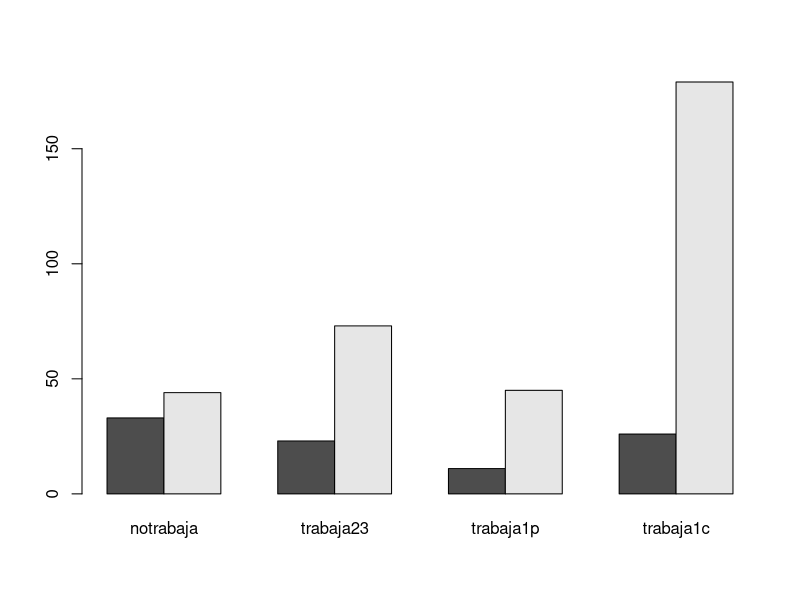
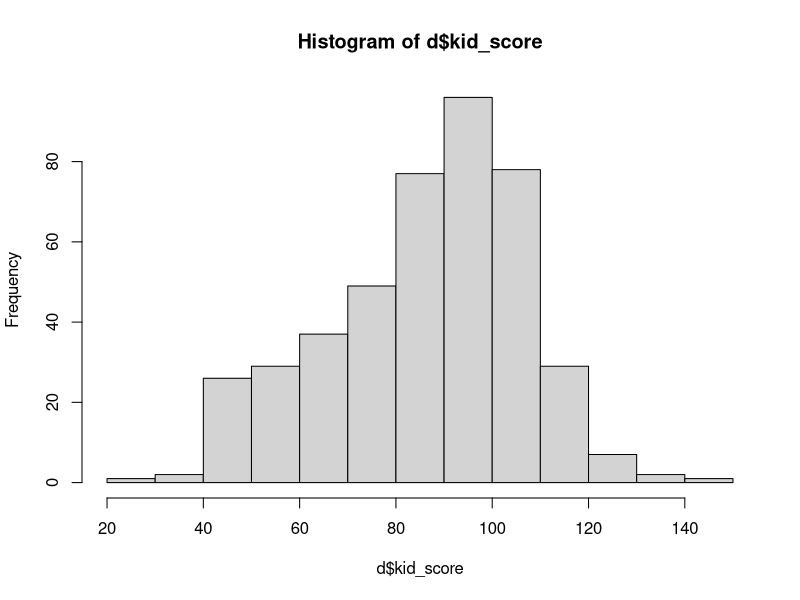
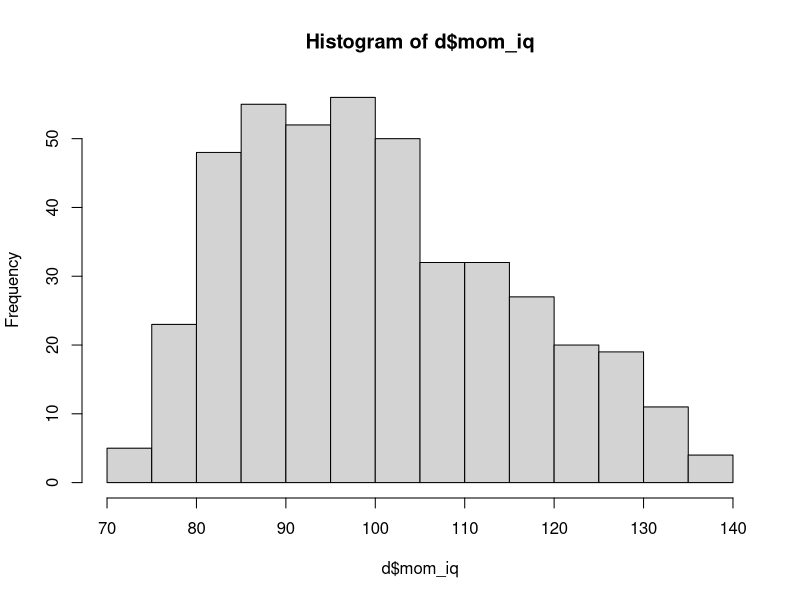
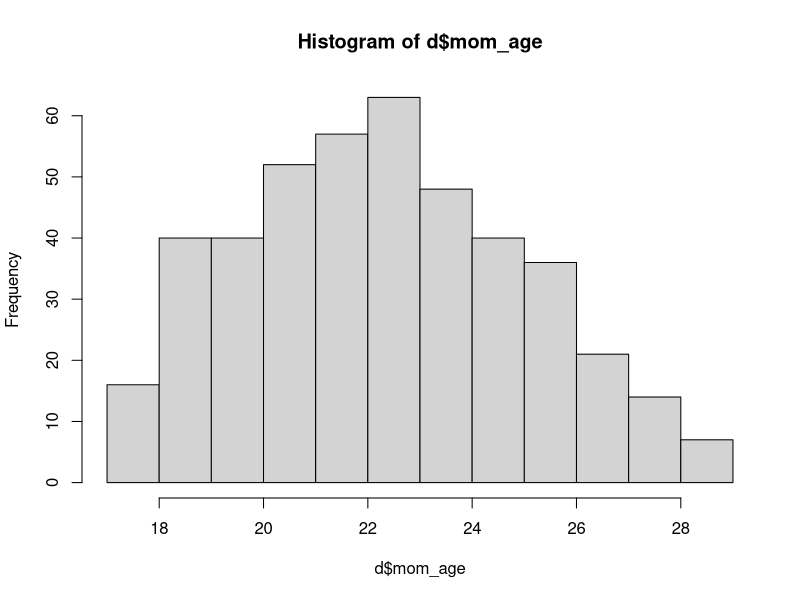
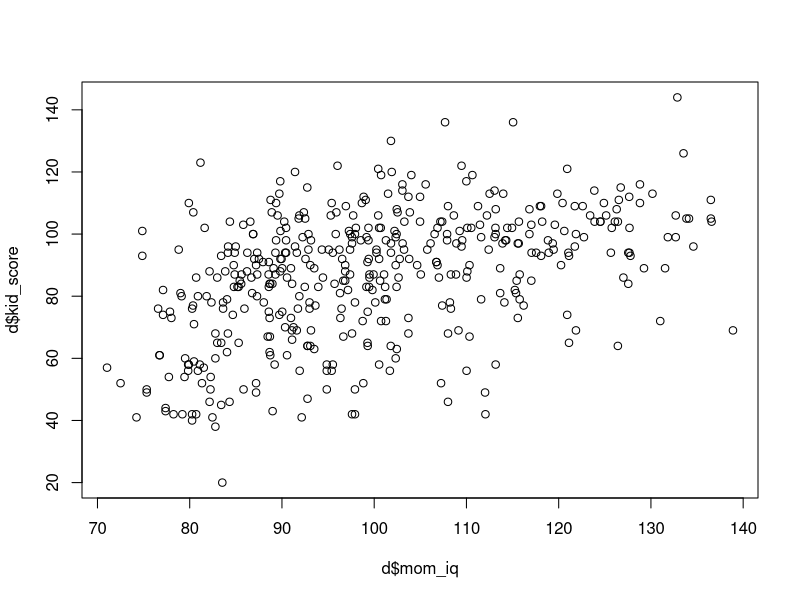
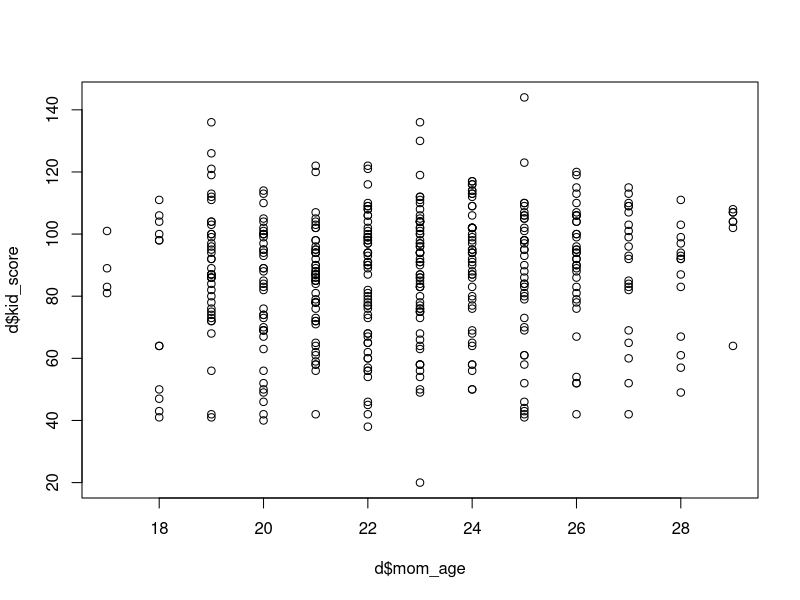

Here is the R script that generated these plots, in order:
## ---- chunk 1
d = read.csv("datos/kidiq.csv")
str(d)
## ---- chunk 2
d$mom_hs = factor(d$mom_hs, labels = c("no", "si"))
d$mom_work = factor(d$mom_work, labels = c("notrabaja", "trabaja23", "trabaja1p", "trabaja1c"))
## ---- chunk 3
save(d,file="datos/kidiq.Rdata")
# para leer estos datos: load(kidiq.Rdata)
## ---- chunk 4
(t1 = table(d$mom_hs))
## ---- chunk 5
(t2 = table(d$mom_work))
## ---- chunk 6
t3 = table(d$mom_hs,d$mom_work)
addmargins(t3)
## ---- chunk 7
barplot(t3, beside = T)
## ---- chunk 8
summary(d[,c("kid_score","mom_iq","mom_age")])
## ---- chunk 9
hist(d$kid_score)
## ---- chunk 10
hist(d$mom_iq)
## ---- chunk 11
hist(d$mom_age)
## ---- chunk 12
plot(d$mom_iq,d$kid_score)
## ---- chunk 13
plot(d$mom_age,d$kid_score)
